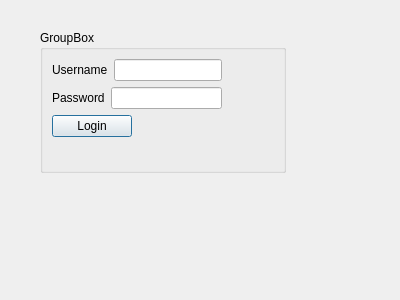
<?xml version="1.0" encoding="UTF-8"?>
<ui version="4.0">
 <class>login</class>
 <widget class="QDialog" name="login">
  <property name="geometry">
   <rect>
    <x>0</x>
    <y>0</y>
    <width>400</width>
    <height>300</height>
   </rect>
  </property>
  <property name="windowTitle">
   <string>Dialog</string>
  </property>
  <widget class="QGroupBox" name="groupBox">
   <property name="geometry">
    <rect>
     <x>40</x>
     <y>30</y>
     <width>246</width>
     <height>143</height>
    </rect>
   </property>
   <property name="title">
    <string>GroupBox</string>
   </property>
   <layout class="QFormLayout" name="formLayout_2">
    <item row="0" column="0">
     <layout class="QFormLayout" name="formLayout">
      <item row="0" column="0">
       <layout class="QVBoxLayout" name="verticalLayout">
        <item>
         <layout class="QHBoxLayout" name="horizontalLayout">
          <item>
           <widget class="QLabel" name="label_username">
            <property name="text">
             <string>Username</string>
            </property>
           </widget>
          </item>
          <item>
           <widget class="QLineEdit" name="lineEdit_username"/>
          </item>
         </layout>
        </item>
        <item>
         <layout class="QHBoxLayout" name="horizontalLayout_2">
          <item>
           <widget class="QLabel" name="label_password">
            <property name="text">
             <string>Password</string>
            </property>
           </widget>
          </item>
          <item>
           <widget class="QLineEdit" name="lineEdit_password"/>
          </item>
         </layout>
        </item>
       </layout>
      </item>
      <item row="1" column="0">
       <widget class="QPushButton" name="pushButton_login">
        <property name="text">
         <string>Login</string>
        </property>
       </widget>
      </item>
     </layout>
    </item>
   </layout>
  </widget>
 </widget>
 <resources/>
 <connections/>
</ui>
